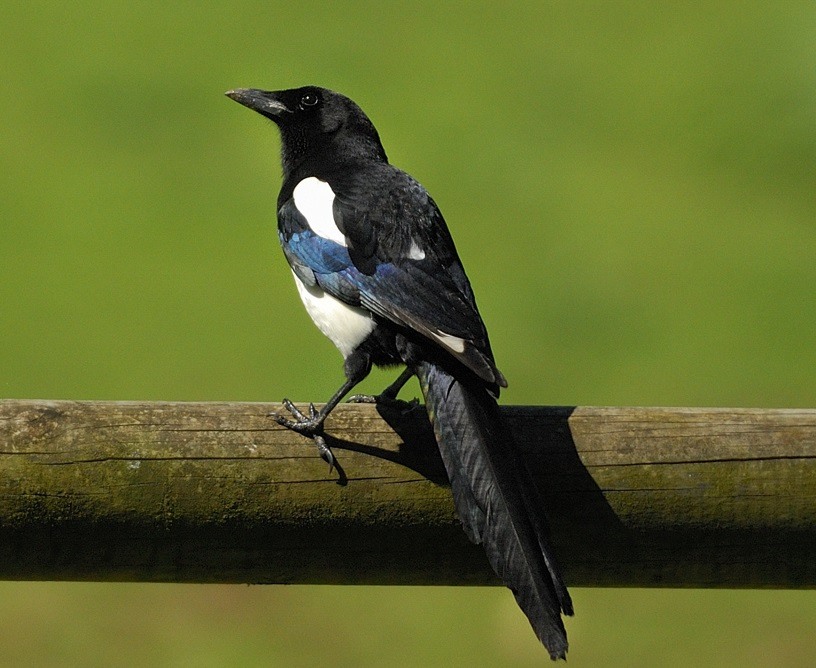
//> input picture OpenCVApplication/teste.jpg, 816 x 668 px, given in place of 16000.tif, which was not available
$ ./opencv   (built with g++ and OpenCV 4)
//> lines starting //> are read from the running program, lines starting //| are printed output that depends on the picture; pictures that were not available may be replaced by others from this repository, and a replacement may not be noted
#include "opencv2/imgproc/imgproc.hpp"
#include "opencv2/highgui/highgui.hpp"
#include <stdlib.h>
#include <stdio.h>
#include <math.h>
#include <iostream>


using namespace cv;

Mat escala_cinza(Mat imagem, bool mostrar);
Mat criarKernelSharpness();

int calcularResultadoPixel(Mat imagem, int x, int y, Mat kernel);
int calculaPosicao(Mat imagem, int x, int y, int x2, int y2, Mat kernel);
void negativa(Mat imagem);
void limiarizacao(Mat imagem, int limiar);
void somar(Mat imagem1, Mat imagem2);
void subtrair(Mat imagem1, Mat imagem2);
void mostrarImagem(char* janela, Mat imagem);
void aplicarRoberts(Mat imagem);
void aplicarSobel(Mat imagem);
void aplicarRobinson(Mat imagem);
void aplicarLaplace(Mat imagem);
void aplicarCanny(Mat imagem);

double modifiedLaplacian(Mat src);
double varianceOfLaplacian(Mat src);
double tenengrad(Mat src, int ksize);
double normalizedGraylevelVariance(Mat src);

Mat criarKernelRoberts(int tipo);
Mat criarKernelRobinson(int tipo, bool negativo = false);


int main(int argc, char** argv)
{
	/*char* nome_imagem = "casa.jpg";
	char* nome_imagem2 = "soma.jpg";*/

	char* nome_imagem = "Imagens/16000.tif";

	/*char* nome_imagem2 = "janela1.png";*/

	int limiar = 100;

	Mat imagemOriginal = imread(nome_imagem);
//> imagemOriginal is the input picture: 668 rows x 816 cols, CV_8UC3; mean B, G, R 44.1, 105.7, 95.9
	Mat imagem;
	GaussianBlur(imagemOriginal, imagem, Size(3, 3), 0, 0, BORDER_DEFAULT);

	double x = modifiedLaplacian(imagemOriginal);
	double y = varianceOfLaplacian(imagemOriginal);
	double z = tenengrad(imagemOriginal, 3);
	double v = normalizedGraylevelVariance(imagemOriginal);

	printf("%d", x);
	printf("\n");
	printf("%d", y);
	printf("\n");
	printf("%d", z);
	printf("\n");
	printf("%d", v);
	printf("\n");
	// [6 lines of commented-out code are left out]
	waitKey(0);
}

#pragma region Opera珲es com Imagens

// [180 lines left out: functions somar, subtrair, negativa, limiarizacao, aplicarRoberts, aplicarSobel and 3 more, not called in this run]

#pragma endregion

#pragma region Operadores de Foco

//LAPM
double modifiedLaplacian(cv::Mat src)
{
	cv::Mat M = (Mat_<double>(3, 1) << -1, 2, -1);
	cv::Mat G = cv::getGaussianKernel(3, -1, CV_64F);

	cv::Mat Lx;
	cv::sepFilter2D(src, Lx, CV_64F, M, G);
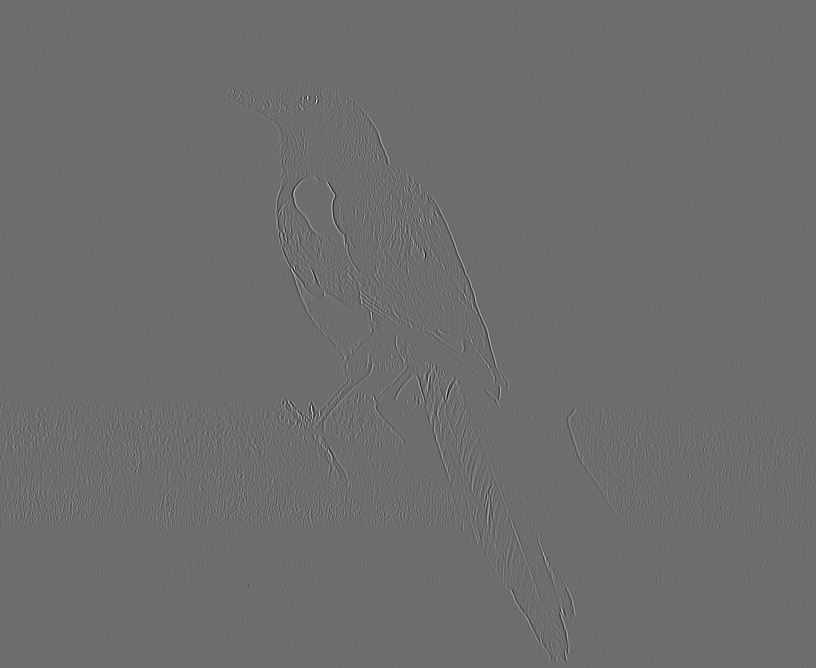
//> Lx: 668 rows x 816 cols, CV_64FC3; mean B, G, R 0, 0, 0; drawn with min black and max white

	cv::Mat Ly;
	cv::sepFilter2D(src, Ly, CV_64F, G, M);
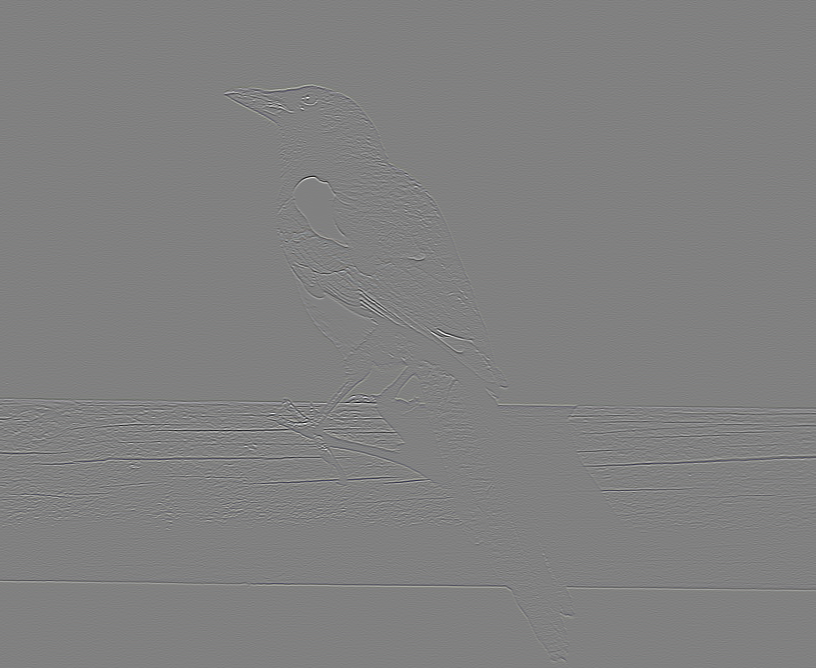
//> Ly: 668 rows x 816 cols, CV_64FC3; mean B, G, R 0, 0, 0; drawn with min black and max white

	cv::Mat FM = cv::abs(Lx) + cv::abs(Ly);
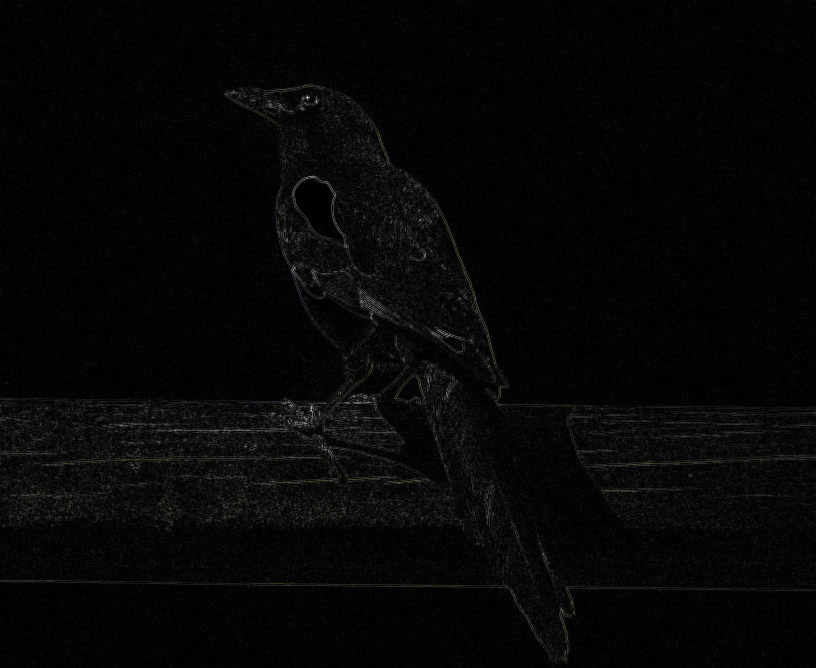
//> FM: 668 rows x 816 cols, CV_64FC3; mean B, G, R 10.1, 10.2, 10.2; drawn with min black and max white

	double focusMeasure = cv::mean(FM).val[0];
//> focusMeasure = 10.12
	return focusMeasure;
}

//LAPV
double varianceOfLaplacian(cv::Mat src)
{
	cv::Mat lap;
	cv::Laplacian(src, lap, CV_64F);
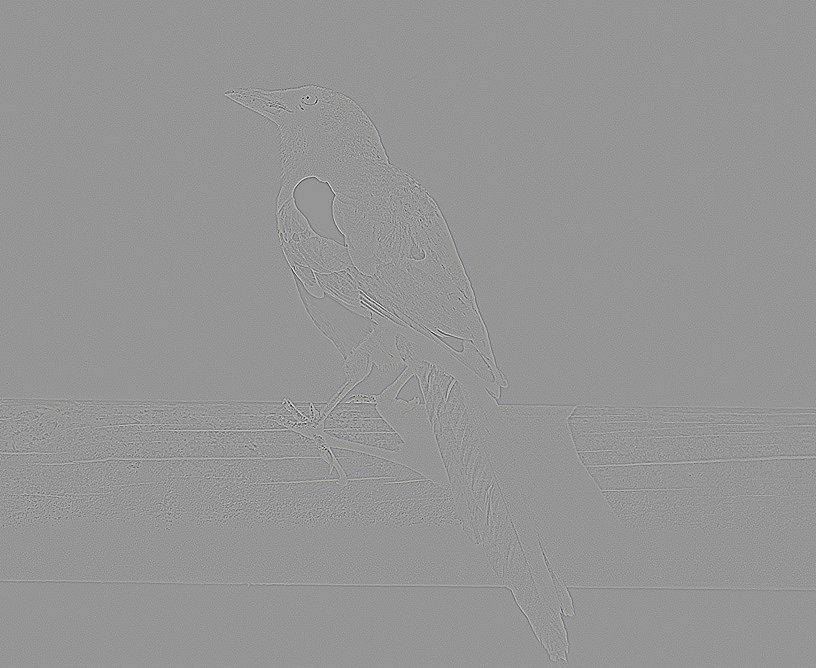
//> lap: 668 rows x 816 cols, CV_64FC3; mean B, G, R 0, 0, 0; drawn with min black and max white

	cv::Scalar mu, sigma;
	cv::meanStdDev(lap, mu, sigma);
//> mu = Scalar(0.00149, 0.00143, 0.00151); sigma = Scalar(20.26, 20.64, 20.63)

	double focusMeasure = sigma.val[0] * sigma.val[0];
//> focusMeasure = 410.6
	return focusMeasure;
}

//TENG
double tenengrad(Mat src, int ksize)
{
//> called with ksize = 3
	cv::Mat Gx, Gy;
	cv::Sobel(src, Gx, CV_64F, 1, 0, ksize);
	cv::Sobel(src, Gy, CV_64F, 0, 1, ksize);

	cv::Mat FM = Gx.mul(Gx) + Gy.mul(Gy);
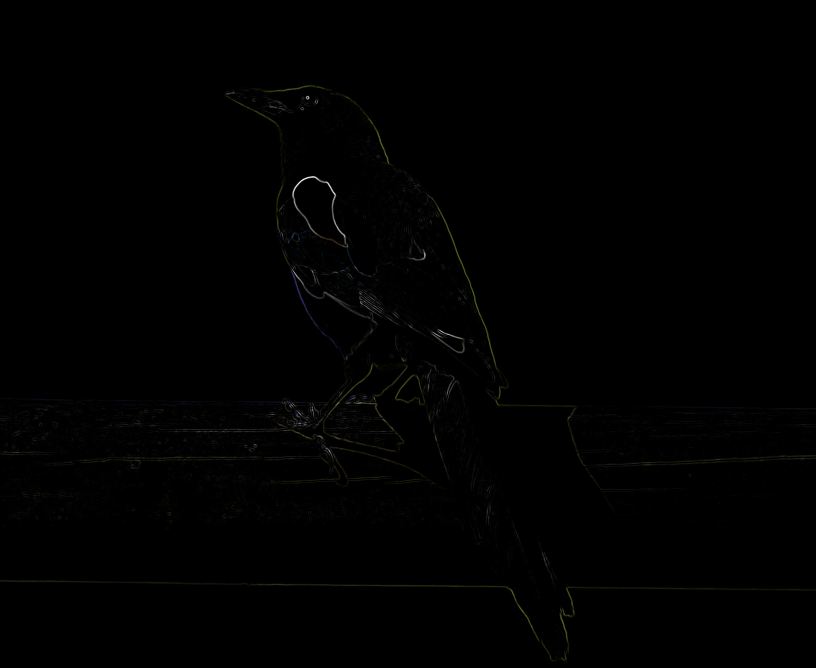
//> FM: 668 rows x 816 cols, CV_64FC3; mean B, G, R 3539.3, 4292.8, 4203.6; drawn with min black and max white

	double focusMeasure = cv::mean(FM).val[0];
//> focusMeasure = 3539.3
	return focusMeasure;
}

//GLVN
double normalizedGraylevelVariance(Mat src)
{
	cv::Scalar mu, sigma;
	cv::meanStdDev(src, mu, sigma);
//> mu = Scalar(44.14, 105.7, 95.93); sigma = Scalar(26, 47.73, 42.2)

	double focusMeasure = (sigma.val[0] * sigma.val[0]) / mu.val[0];
//> focusMeasure = 15.32
//| 0
//| 0
//| 0
//| 0
	return focusMeasure;
}

#pragma endregion


// [103 lines left out: functions escala_cinza, mostrarImagem, criarKernelRoberts, criarKernelRobinson, not called in this run]

#ifdef _EiC
main(1, "drawing.c");
#endif
